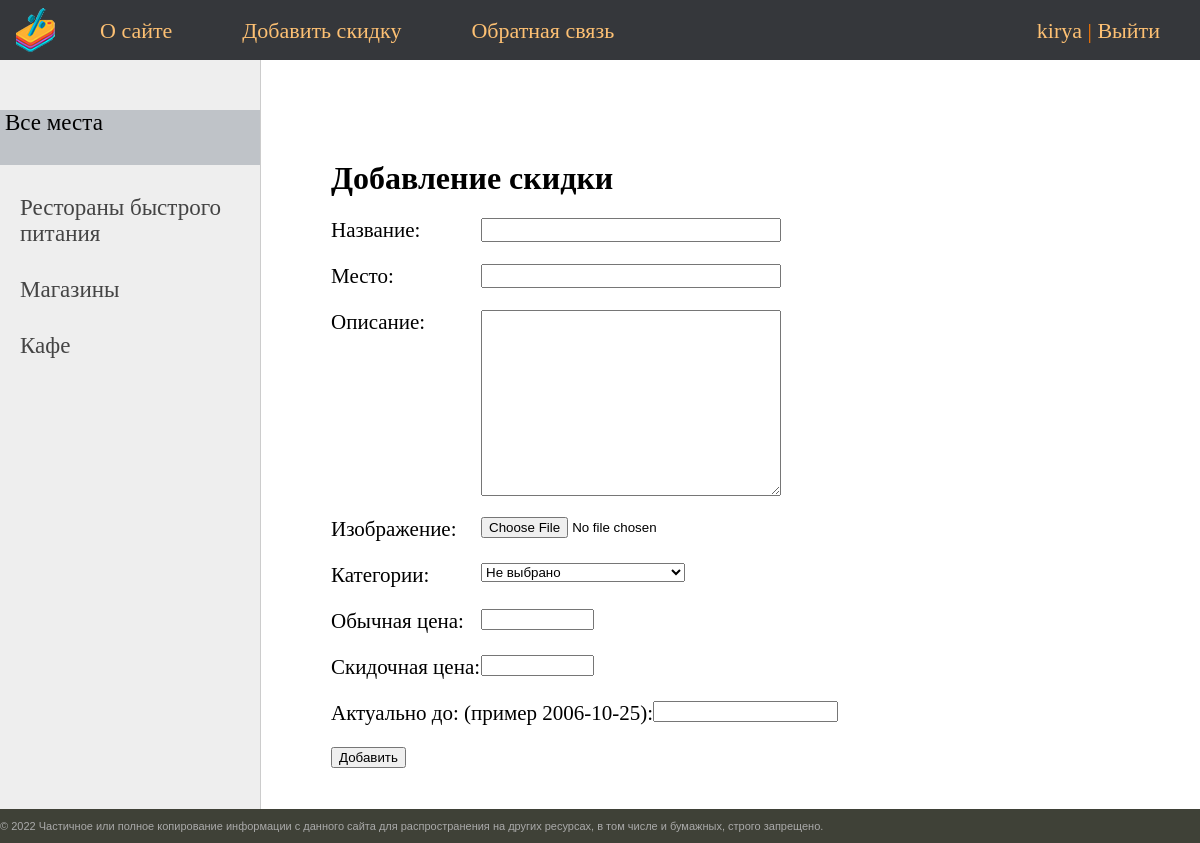
The page /addsale/ (signed in) on the database its author committed.
### sales/models.py (models this page shows, shortened)
class Profile(AbstractBaseUser, PermissionsMixin):
    user = models.CharField(max_length=30, unique=True)
    email = models.CharField(max_length=255)
    bio = models.TextField(null=True, blank=True)
    avatar = models.ImageField(null=True, blank=True, upload_to='images/profile/')
    prefer_category = models.ForeignKey('Category', on_delete=models.PROTECT, verbose_name='Приоритет мест')
    USERNAME_FIELD = 'user'
    is_staff = models.BooleanField(
        default=False)  # reassignment of the standart django user model for mixing admin and creating users
    is_superuser = models.BooleanField(default=False)
    objects = UserManager()

class Category(models.Model):
    name = models.CharField(max_length=100, db_index=True)
    slug = models.SlugField(max_length=255, unique=True, db_index=True, verbose_name='URL')
    def __str__(self):
        return self.name
    def get_absolute_url(self):
        return reverse('category', kwargs={'cat_slug': self.slug})
    class Meta:
        verbose_name = 'Места'
        verbose_name_plural = 'Места'

### sales/views.py (the view, shortened to what this page needs)
# urls.py: re_path('addsale/', AddSale.as_view(), name='add_sale'),
class AddSale(LoginRequiredMixin, DataMixin, CreateView):
    form_class = AddSaleForm
    template_name = 'sales/addsale.html'
    success_url = reverse_lazy('home')
    login_url = reverse_lazy('/home')
    raise_exception = True
    def get_context_data(self, *, object_list=None, **kwargs):
        context = super().get_context_data(**kwargs)
        c_def = self.get_user_context(title='Добавление скидки')
        return dict(list(context.items()) + list(c_def.items()))

### sales/forms.py (shortened to what this page needs)
class AddSaleForm(forms.ModelForm):
    def __init__(self, *args, **kwargs):
        super().__init__(*args, **kwargs)
        self.fields['cat'].empty_label = 'Не выбрано'  # third fields for non-select option
    title = forms.CharField(label='Название', widget=forms.TextInput(attrs={'class': 'form-input'}))
    normal_price = forms.IntegerField(label='Обычная цена', widget=forms.TextInput(attrs={'size': 11}))
    price_with_sale = forms.IntegerField(label='Скидочная цена', widget=forms.TextInput(attrs={'size': 11}))
    place = forms.CharField(label='Место', widget=forms.TextInput(attrs={'class': 'form-input'}))
    description = forms.CharField(label='Описание', widget=forms.Textarea(attrs={'class': 'form-input'}))
    duration = forms.DateField(label='Актуально до: (пример 2006-10-25)')
    photo = forms.ImageField(label='Изображение')
    class Meta:
        model = Sale
        fields = ('title', 'place', 'description', 'photo', 'cat', 'normal_price', 'price_with_sale', 'duration')
        widgets = {
            'title': forms.Textarea(attrs={'class': 'form-input', 'rows': 1}),
            'description': forms.Textarea(attrs={'cols': 60, 'rows': 10})
        }

### sales/templatetags/poorsales_tags.py (called while the page is built)
@register.inclusion_tag('sales/list_categories.html')
def show_categories(sort=None, cat_selected=0):
    if not sort:
        cats = Category.objects.all()
    else:
        cats = Category.objects.order_by(sort)
    return {"cats": cats, 'cat_selected': cat_selected}

### sales/utils.py (called while the page is built)
    def get_user_context(self, **kwargs):
        context = kwargs
        cats = Category.objects.all()
        user_menu = menu.copy()
        if not self.request.user.is_authenticated:  # dont displaying add_sale in user dont login
            user_menu.pop(1)
        context['menu'] = user_menu
        context['cats'] = cats
        if 'cat_selected' not in context:
            context['cat_selected'] = 0
        return context

### sales/templates/sales/addsale.html (shortened to what this page needs)
{% extends 'sales/base.html' %}
{% block content %}
<h1>{{title}}</h1>
<form action="{url 'add_sale' %}" method="post" enctype="multipart/form-data">
{% for f in form %}
    <p><label class="form-label" for="{{ f.id_for_label }}">{{f.label}}: </label>{{ f }}</p>
    {% endfor %}
    <button type="submit">Добавить</button>
</form>
{% endblock %}

### sales/templates/sales/base.html (shortened to what this page needs)
{% load static %}
{% load poorsales_tags %}
<html>
<head>
	<link type="text/css" href="{% static 'sales/css/styles.css' %}" rel="stylesheet" />
</head>
<body>
<table class="table-page" border=0 cellpadding="0" cellspacing="0">
<tr><td valign=top>
{% block mainmenu %}
		<div class="header">
			<ul id="mainmenu" class="mainmenu">
			<li class="logo"><a href="{% url 'home' %}"><div class="logo"></div></a></li>
{% for m in menu %}
			<li><a href="{% url m.url_name %}">{{m.title}}</a></li>
{% endfor %}
				{% if request.user.is_authenticated %}
				<li class="last"><a href="{% url 'user_profile' pk=user.id %}">{{user.user}}</a> | <a href="{% url 'logout' %}">Выйти</a></li>
				{% else %}
				<li class="last"><a href="{% url 'register' %}">Регистрация</a> | <a href="{% url 'login' %}">Войти</a></li>
				{% endif %}
			</ul>
		</div>
{% endblock mainmenu %}
<table class="table-content" border=0 cellpadding="0" cellspacing="0">
<tr>
	<td valign="top" class="left-chapters">
	<ul id="leftchapters">
		{% if cat_selected == 0 %}
		<li class="selected">Все места</li>
		{% else %}
		<li><a href="{% url 'home' %}">Все места</a></li>
		{% endif %}
{% show_categories '-name' cat_selected %}
	</ul>
</td>
<td valign="top" class="content">
	<div class="content-text">
{% block content %}
{% endblock %}
	</div>
</td></tr></table>
</td></tr>
<tr><td valign=top>
	<div id="footer">
		<p>&copy; 2022 Частичное или полное копирование информации с данного сайта для распространения на других ресурсах, в том числе и бумажных, строго запрещено.</p>
	</div>
</td></tr></table>
</body>
</html>

### sales/templates/sales/list_categories.html
		{% for c in cats %}
			{% if c.pk == cat_selected %}
			<li class="selected">{{c.name}}</li>
			{% else %}
			<li><a href="{{ c.get_absolute_url }}">{{c.name}}</a></li>
			{% endif %}
		{% endfor %}

### sales/static/sales/css/styles.css (style rules this page uses)
html, body { font-family: 'Franklin Gothic'; margin: 0; padding: 0; height: 100%; width: 100%; color: #444; }
a { color: #000000; text-decoration: none; }
.table-page { width: 100%; height: 100%; vertical-align: top; }
.table-page tr { height: 100%; }
.header { background: #35373b; height: 60px; }
.logo { background: url('../images/logo.png') no-repeat 10px 5px; width: 70px; height: 60px; }
ul.mainmenu { list-style: none; margin: 0; padding: 0; height: 60px; color: #ff7900; font-size: 22px; overflow: hidden; }
ul.mainmenu li { float: left; margin: 18px 40px 0 30px; }
ul.mainmenu li.logo { margin: 0; }
ul.mainmenu li.last { float: right; }
ul.mainmenu li a { color: #fdc073; text-decoration: none; }
.table-content { width: 100%; min-height: 100%; height: 100%; }
.left-chapters { margin: 0; background: #eee; border-right: 1px solid #ccc; min-height: 100%; }
.left-chapters ul { width: 230px; min-height: 100%; margin: 0; padding: 20px 10px 10px 20px; list-style: none; font-size: 23px; }
.left-chapters ul li { margin: 30px 0 0 0; color: #999; }
.left-chapters ul li.selected { width: 255px; height: 55px;color:black;padding-left:5px;margin-left: -20px; background: #bfc3c8; }
.left-chapters ul li a { color: #444; text-decoration: none; }
.content { padding: 40px 20px 20px 40px; width: 100%; box-sizing: border-box; transform: translateX(150%); animation: ani 0.5s forwards; }
.content-text { margin: 60px 0 0 30px; color: #000; font-size: 21px; font-family: Franklin Gothic Book; }
.content-text h1 { font-size: 32px; }
#footer { box-sizing: border-box; background: #3F4137; padding: 0px; color: #aaa; font-size: 11px; font-family: Verdana, Geneva, Arial, Helvetica; text-align: left; overflow: hidden; }
.form-input { width: 300px; font-size: 16px; }
.form-label { display: inline-block; min-width: 150px; vertical-align: top; }

### rows shown on the page
Profile: user "kirya"
Category: name "Рестораны быстрого питания"
Category: name "Магазины"
Category: name "Кафе"

### other values the page prints
{{ m.title }} "О сайте" "Добавить скидку" "Обратная связь"
{{ title }} "Добавление скидки"
{{ f.label }} "Название" "Место" "Описание" "Изображение" "Категории" "Обычная цена" "Скидочная цена" "Актуально до: (пример 2006-10-25)"
